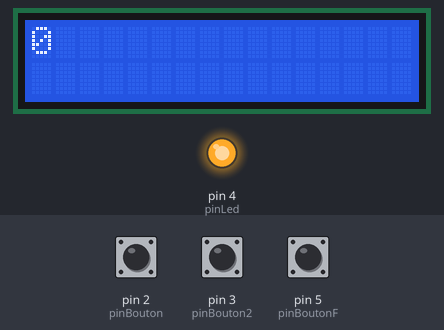
Bench run of a sketch on a simulated Arduino Uno, built with avr-gcc and run on an emulated ATmega328P. Parts: 16×2 character LCD, output pins drawn as LEDs (lit = HIGH). The inputs (shaded band) are chosen by the test bench; at power-on: pin 2 (pinBouton) HIGH, pin 3 (pinBouton2) HIGH, pin 5 (pinBoutonF) HIGH. Random numbers use the default seed unless the sketch sets one; what the sketch prints to the serial monitor is not drawn.

Above: at 10.8 s.
10.9 s: pin 2 (pinBouton) pulled LOW for 1 s
At 13.1 s:
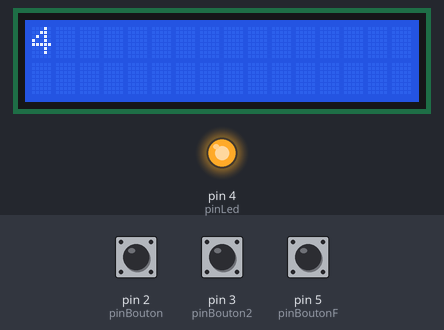
13.4 s: pin 2 (pinBouton) pulled LOW for 0.15 s
At 14.7 s:
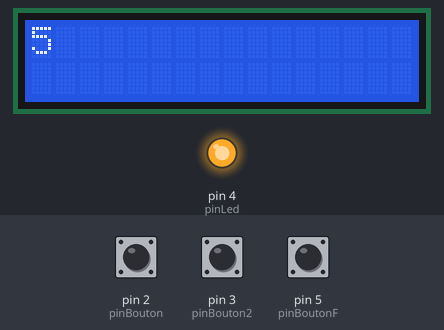
Timing chart, 0 to 16.4 s (numbered marks = the images above; inputs shaded):
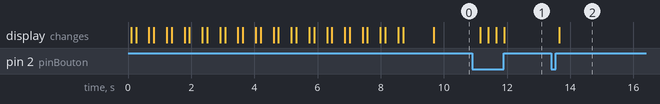

Measured:
- after the input at 10.9 s, the display: first changes after 0.25 s (image 1 shows a later state)
- after the input at 13.4 s, the display: changes after 0.25 s (image 2)

The sketch:

Code_final.ino
```cpp
/*
    Projet : 3SC4P3
    Date Creation : 29/10/2019
    Date Revision : 28/08/2023
    Entreprise : 3SC4P3
    Auteur: Florian HOFBAUER
    Contact :
    But : Fichier principal
*/

// Déclaration des différentes bilbiothèques utilisées
#include <Wire.h>
#include <LiquidCrystal_I2C.h>

// Déclaration des différents pin utilisés
int pinBouton = 2; // Bouton incrémentation
int pinBouton2 = 3; // Bouton changement de case sur l'écran LCD
int pinBoutonF = 5; // Bouton de validation du module
int pinLed = 4; // Led d'état du module
LiquidCrystal_I2C ecran(0X27, 16, 2); // Ecran LCD

int Final[8] = {0, 0, 0, 0, 0, 0, 0, 0}; // Tableau stockant les chiffres affichés sur l'écran LCD
// Les 5 lettres associées au code final à retrouver
int a = 0;
int b = 0;
int c = 0;
int d = 0;
int e = 0;
int f = 0;
int g = 0;
int eb = 0; // Etat du premeir bouton
int ebs = 0; // Etat du second bouton
int ebf = 0; // Etat du troisième bouton
int p = 0; // Variable associée à la colonne sur l'écran LCD
int chiffre = 0; // Chiffre affiché sur l'écran

void setup() {
  // Déclaration des entrées et sorties et de l'état de la led
  pinMode(pinBouton, INPUT_PULLUP);
  pinMode(pinBouton2, INPUT_PULLUP);
  pinMode(pinBoutonF, INPUT_PULLUP);
  pinMode(pinLed, OUTPUT);
  digitalWrite(pinLed, HIGH);
  randomSeed(analogRead(0));
  // Le mot code est créé de façon aléatoire et est composé de 7 chiffres
  a = random(0, 10);
  b = random(0, 10);
  c = random(0, 10);
  d = random(0, 10);
  e = random(0, 10);
  f = random(0, 10);
  g = random(0, 10);
  Serial.begin(9600);
  Serial.println(a);
  Serial.println(b);
  Serial.println(c);
  Serial.println(d);
  Serial.println(e);
  Serial.println(f);
  Serial.println(g);
  // Déclarationd des différents paramètres de l'écran LCD
  ecran.init();
  ecran.backlight();
  ecran.setCursor(6, 0);
  delay(10);
  Serial.begin(9600);
  delay(10);
  ecran.clear();
  for (int k = 0; k < 1; k++) {
    defiler();
  }
  ecran.setCursor(0, 0);
  ecran.print(chiffre);
}

void loop() {
  changement();
  nombre();
  validation();
}

void defiler() { // Fonction permettant de faire défiler le nombre code sur l'écran
  for (int i = 0; i < 17; i++) {
    ecran.clear();
    ecran.setCursor(i, 0);
    ecran.print(a);
    ecran.leftToRight();
    ecran.print(b);
    ecran.print(c);
    ecran.print(d);
    ecran.print(e);
    ecran.print(f);
    ecran.print(g);
    delay(150);
    ecran.clear();
    delay(400);
  }
}

void changement() { // Fonction permettant de changer la place du curseur sur l'écran
  ebs = digitalRead(pinBouton2); // Lecture de l'état du second bouton
  if (!ebs) { // Si l'état a changé
    ebs = digitalRead(pinBouton2);
    p = p + 1; // Incrémentation de 1 pour la variable associée à la case de l'écran sur laquelle est affichée le chiffre
    Final[p] = chiffre; // Sauvegarde du chiffre avant le changement de case
    chiffre = -1; // Remise à 0 du chiffre pour la prochaine case
    delay(1000);
  }
}

void nombre() { // Fonction permettant d'afficher le nombre voulu sur la case de l'écran LCD
  eb = digitalRead(pinBouton); // Lecture de l'état du premier bouton
  if (!eb) { // Si 'létat a changé
    eb = digitalRead(pinBouton);
    ebs = digitalRead(pinBouton2); // Lecture de l'état du second bouton
    if (!ebs) { // Si l'état du second bouton a changé, la fonction continue mais sur la case d'après
      changement();
    }
    chiffre = chiffre + 1; // Incrémentation du chiffre affiché à l'écran
    delay(250);
    if (chiffre == 10) {
      chiffre = 0;
    }
    ecran.clear();
    ecran.setCursor(p, 0);
    ecran.print(chiffre);
  }
}

void validation() { // Fonction de validation du module
  ebf = digitalRead(pinBoutonF); // Lecture de l'état du troisième bouton
  if (!ebf) { // Si l'état a changé
    if ((a == Final[1]) && (b == Final[2]) && (c == Final[3]) && (d == Final[4]) && (e == Final[5]) && (f == Final[6]) && (g == Final[7])) { // Conditions afin de valider ou non le module
      digitalWrite(pinLed, LOW);
    }
    else { // Si les conditions ne sont pas respectées
      for (int k = 0; k < 8; k++) { // Remise à 0 du tableau sauvegardant les nombres entrés par l'utilisateur
        Final[k] = 0;
      }
      p = 0; // Retour à la première case de l'écran
      ecran.clear();
      ecran.setCursor(0, 0);
      chiffre = 0;
      ecran.print(chiffre);
    }
  }
}
```
